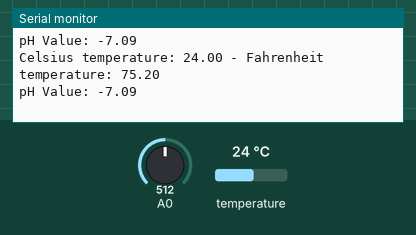
Recording of a program running on a simulated Arduino Uno, built with avr-gcc and run on an emulated ATmega328P. Shown: the last lines printed to the serial monitor. The test bench sets the inputs (shaded band); at power-on: temperature 24 °C, A0 = 512.

Above: at 5.7 s.
5.8 s: temperature set to 10.4 °C
At 8.3 s:
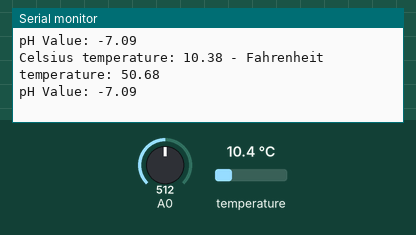
11.4 s: temperature set to 9.3 °C
At 12.3 s:
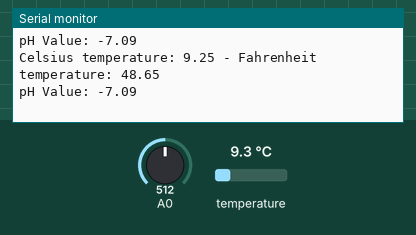
Timing chart, 0 to 14.4 s (numbered marks = the images above; inputs shaded):
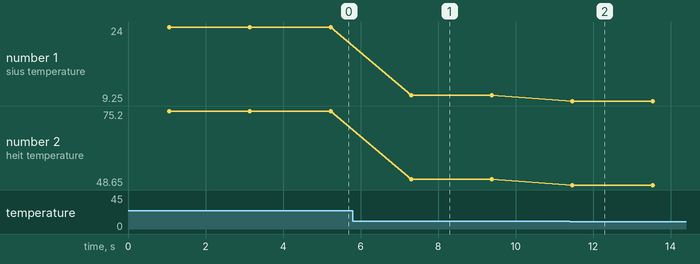

The program:

main.cpp
```cpp
#include <Wire.h>
#include <OneWire.h>
#include <DallasTemperature.h>
#include <Arduino.h>

// Setup the pH sensor
float calibration_value = 21.34;
int phval = 0;
unsigned long int avgval;
int buffer_arr[10], temp;

// Setup the temperature sensor
#define ONE_WIRE_BUS 4
OneWire oneWire(ONE_WIRE_BUS);
DallasTemperature sensors(&oneWire);

// Setup the arduino Serial Port & the sensors
void setup()
{
  Serial.begin(9600);
  sensors.begin();
}

// Loop through the sensors and get the temperature and pH values
void loop()
{
  // Get the last 10 pH values
  for (int i = 0; i < 10; i++)
  {
    buffer_arr[i] = analogRead(A0);
    delay(30);
  }
  // Sort the pH values
  for (int i = 0; i < 9; i++)
  {
    for (int j = i + 1; j < 10; j++)
    {
      if (buffer_arr[i] > buffer_arr[j])
      {
        temp = buffer_arr[i];
        buffer_arr[i] = buffer_arr[j];
        buffer_arr[j] = temp;
      }
    }
  }
  // Get the average pH value
  avgval = 0;
  for (int i = 2; i < 8; i++)
    avgval += buffer_arr[i];
  float volt = (float)avgval * 5.0 / 1024 / 6;
  float ph_act = (-5.70 * volt + calibration_value) * -1;

  // Get the temperature value
  sensors.requestTemperatures();

  // Print the values
  Serial.print("Celsius temperature: ");
  Serial.print(sensors.getTempCByIndex(0));
  Serial.print(" - Fahrenheit temperature: ");
  Serial.println(sensors.getTempFByIndex(0));
  Serial.print("pH Value: ");
  Serial.println(ph_act);
  delay(1000);
}
```

Measured:
- after the input at 5.8 s, the serial monitor: prints a new line after 1.5 s (image 1)
- after the input at 11.4 s, the serial monitor: prints a new line after 0.07 s (image 2)
- plotted number 1: 24 → 10.38 after the input at 5.8 s, 10.38 → 9.25 after the input at 11.4 s
- plotted number 2: 75.2 → 50.68 after the input at 5.8 s, 50.68 → 48.65 after the input at 11.4 s
